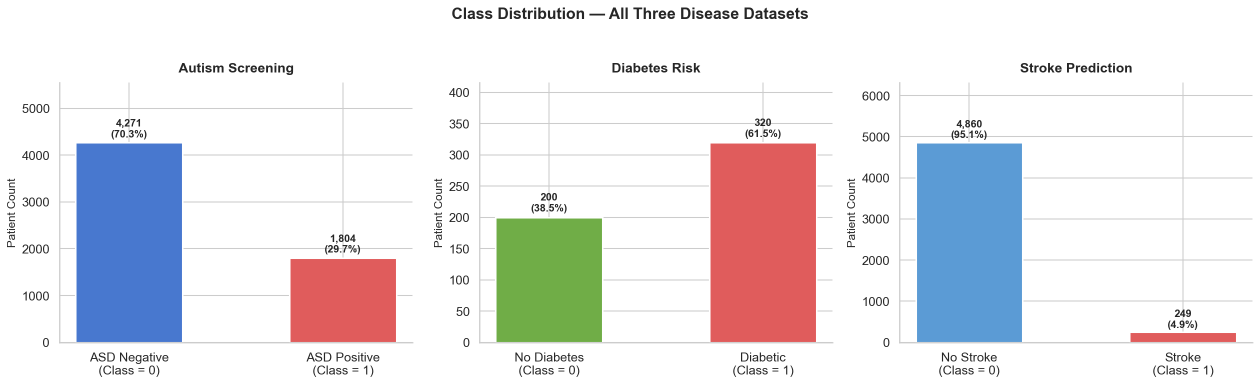
#> input picture reports/figures/01_class_distributions.png, 2520 x 769 px (shown at 1/2 size); its folder holds 5 pictures in this run
$ jupyter execute --allow-errors main.ipynb
#> lines starting #> are read from the running program, lines starting #| are printed output that depends on the picture
# 🏥 Early Disease Prediction Using Healthcare Data Warehouse
## Complete Project Dashboard — Medallion Data Architecture

This notebook presents the complete end-to-end data pipeline, strictly adhering to the **Medallion Data Architecture (Bronze 🥉 → Silver 🥈 → Gold 🥇)**.

| Layer / Phase | Script / Notebook | Description |
|---|---|---|
| **🥉 Bronze Layer** | `etl_pipeline/load_and_inspect.py` | Raw data ingestion & quality audit |
| **🥈 Silver Layer** | `etl_pipeline/clean.py` | ETL cleaning, imputation & standardisation |
| **🥇 Gold Layer** | `etl_pipeline/warehouse.py` | SQLite Star Schema Data Warehouse |
| **📊 EDA** | `eda/02_eda.ipynb` | Exploratory Data Analysis & Statistical Testing |
| **⚙️ Features** | `models/03_feature_engineering.ipynb` | SMOTE · Scaling · Stratified Splits |
| **🧠 ML Models** | `models/04_modeling.ipynb` | 5 Classifiers per disease (Decision Trees, Ensembles) |
| **🔍 SQL OLAP** | `warehouse/03_sql_analysis.ipynb` | 20 Analytical Queries (Roll-up, Slice, Dice) |

> **How to use this notebook:**
> Run every cell top-to-bottom with **Kernel → Restart & Run All**.
> The system is idempotent; if artifacts already exist, it will instantly load and display them to save time.

[cell 1]
import os, sys, warnings, subprocess, sqlite3, glob, time
warnings.filterwarnings('ignore')

import numpy  as np
import pandas as pd
import matplotlib.pyplot    as plt
import matplotlib.image     as mpimg
import matplotlib.gridspec  as gridspec
import seaborn  as sns
import joblib
from pathlib import Path

# ── Style ──────────────────────────────────────────────────────────────────
sns.set_theme(style='whitegrid', palette='muted', font_scale=1.1)
plt.rcParams.update({
    'figure.dpi'      : 110,
    'figure.facecolor': 'white',
    'axes.titleweight': 'bold',
    'axes.titlesize'  : 12,
})

# ── Paths ──────────────────────────────────────────────────────────────────
ROOT    = Path.cwd()
ETL     = ROOT / 'etl_pipeline'
CLEANED = ROOT / 'datasets'  / 'cleaned'
WH_DIR  = ROOT / 'warehouse'
EDA_DIR = ROOT / 'eda'
MDL_DIR = ROOT / 'models'
SAVED   = ROOT / 'models'    / 'saved'
FIGS    = ROOT / 'reports'   / 'figures'
DB      = WH_DIR / 'health_warehouse.db'

def run_script(script_path: Path) -> None:
    """Run a Python script and stream its stdout to the notebook cell."""
    result = subprocess.run(
        [sys.executable, str(script_path)],
        capture_output=False,
        text=True,
        encoding="utf-8",
        cwd=str(ROOT),
    )
    if result.returncode != 0:
        print(f"  [ERROR] {script_path.name} exited with code {result.returncode}")

def show_images(paths: list, cols: int = 3, figsize_per: float = 5.0) -> None:
    """Display a list of image files in a grid."""
    n    = len(paths)
    if n == 0:
        print("  No figures found.")
        return
    rows = (n + cols - 1) // cols
    fig, axes = plt.subplots(rows, cols,
                             figsize=(cols * figsize_per, rows * figsize_per))
    axes = np.array(axes).reshape(-1)
    for ax, path in zip(axes, paths):
        img = mpimg.imread(path)
        ax.imshow(img)
        ax.axis('off')
        ax.set_title(Path(path).stem.replace('_', ' '), fontsize=9, pad=4)
    for ax in axes[n:]:
        ax.axis('off')
    plt.tight_layout()
    plt.show()

print(f"ROOT : {ROOT}")
print()
print("Artefact check:")
checks = {
    'datasets/cleaned/autism_cleaned.csv'   : CLEANED / 'autism_cleaned.csv',
    'datasets/cleaned/diabetes_cleaned.csv' : CLEANED / 'diabetes_cleaned.csv',
    'datasets/cleaned/stroke_cleaned.csv'   : CLEANED / 'stroke_cleaned.csv',
    'warehouse/health_warehouse.db'         : DB,
    'models/saved/autism_artifacts.pkl'     : SAVED / 'autism_artifacts.pkl',
    'models/saved/stroke_artifacts.pkl'     : SAVED / 'stroke_artifacts.pkl',
    'models/saved/autism_best_model.pkl'    : SAVED / 'autism_best_model.pkl',
    'models/saved/stroke_best_model.pkl'    : SAVED / 'stroke_best_model.pkl',
}
all_ready = True
for label, path in checks.items():
    exists = path.exists()
    if not exists: all_ready = False
    print(f"  {'[OK]' if exists else '[MISSING]':<10} {label}")
print()
print("All artefacts present — you can run in READ-ONLY mode." if all_ready
      else "Some artefacts missing — run Phase sections below to generate them.")

---
## 🥉 Bronze Data Layer — Raw Data Ingestion & Audit

The **Bronze Layer** represents our data in its rawest form. Here, we ingest the three original CSV files (Autism, Diabetes, Stroke) and perform a comprehensive data quality audit — analyzing shapes, column types, and detecting missing values — **without modifying anything**. The raw files in `datasets/` act as our immutable source of truth.

[cell 2]
print("Running load_and_inspect.py ...")
print("-" * 60)
run_script(ETL / 'load_and_inspect.py')
#> (the call stopped at in run_script, `result = subprocess.run( [sys.executable, str(script_path)], capture_o..`: subprocess is not available in this run)

---
## 🥈 Silver Data Layer — ETL Cleaning & Standardisation

The **Silver Layer** transforms raw data into a clean, validated, and standardised format. Our ETL pipeline (`clean.py`) enforces strict cleaning rules and saves the refined data to `datasets/cleaned/`.

| Dataset | Key Transformations in Silver Layer |
|---|---|
| **Autism** | Fixed `Jauundice` typo · encoded binary features (yes/no → 1/0) · engineered `AQ_Score` |
| **Diabetes** | Encoded 14 text-based symptoms into binary flags · standardised target column |
| **Stroke** | Dropped surrogate `id` · **Age-bracket Grouped-Median BMI Imputation** to prevent age bias |

[cell 3]
if all(p.exists() for p in [CLEANED/'autism_cleaned.csv',
                              CLEANED/'diabetes_cleaned.csv',
                              CLEANED/'stroke_cleaned.csv']):
    print("Cleaned CSVs already exist — skipping re-run.")
    print("(Delete datasets/cleaned/ and re-run this cell to force re-cleaning.)")
else:
    print("Running clean.py ...")
    run_script(ETL / 'clean.py')
#> (the call stopped at in run_script, `result = subprocess.run( [sys.executable, str(script_path)], capture_o..`: subprocess is not available in this run)

print()
print("Cleaned dataset summary:")
summary_rows = []
for name, fname in [('Autism Screening', 'autism_cleaned.csv'),
                    ('Diabetes Risk',    'diabetes_cleaned.csv'),
                    ('Stroke Prediction','stroke_cleaned.csv')]:
    f  = CLEANED / fname
    if f.exists():
        df = pd.read_csv(f)
        pos = (df['Class'] == 1).sum()
        neg = (df['Class'] == 0).sum()
        summary_rows.append({
            'Dataset'        : name,
            'Rows'           : df.shape[0],
            'Cols'           : df.shape[1],
            'Positive (1)'   : pos,
            'Negative (0)'   : neg,
            'Pos %'          : f"{pos/len(df)*100:.1f}%",
            'Imbalance Ratio': f"1 : {neg/pos:.1f}",
            'Missing Cells'  : df.isnull().sum().sum(),
        })

pd.set_option('display.max_colwidth', 30)
#> (the rest of this cell did not finish here and is left out)

[cell 4]
# ── Quick sample view ────────────────────────────────────────────────────────
print("Sample rows from each cleaned dataset:")
for name, fname in [('Autism', 'autism_cleaned.csv'),
                    ('Diabetes', 'diabetes_cleaned.csv'),
                    ('Stroke', 'stroke_cleaned.csv')]:
    f = CLEANED / fname
    if f.exists():
        print(f"\n--- {name} ---")
        display(pd.read_csv(f).head(3))

---
## 🥇 Gold Data Layer — SQLite Star Schema Data Warehouse

The **Gold Layer** is our business-ready, analytical data warehouse. We implement a **Star Schema** using an SQLite database (`health_warehouse.db`). This layer powers all downstream EDA, ML, and OLAP queries.

### Architecture
```text
dim_patient (Dimension)  [PK: patient_id AUTOINCREMENT]
    ├── fact_autism      [FK → patient_id, 15 features + label]
    ├── fact_diabetes    [FK → patient_id, 14 symptoms + label]
    └── fact_stroke      [FK → patient_id,  9 features + label]
```

- **Data Integrity**: Enforced via `ON DELETE CASCADE`, explicit `CHECK (col IN (0,1))` constraints, and `NOT NULL`.
- **Performance**: 8 B-Tree indexes created on Foreign Keys and Target labels.

[cell 5]
if DB.exists():
    print("Warehouse already exists — skipping re-build.")
    print("(Delete warehouse/health_warehouse.db to force rebuild.)")
else:
    print("Running warehouse.py ...")
    run_script(ETL / 'warehouse.py')
#> (the call stopped at in run_script, `result = subprocess.run( [sys.executable, str(script_path)], capture_o..`: subprocess is not available in this run)

# ── Live stats from the DB ────────────────────────────────────────────────────
if DB.exists():
    conn = sqlite3.connect(DB)
    print()
    print("Live row counts from health_warehouse.db:")
    wh_rows = []
    for tbl, ttype in [('dim_patient','DIMENSION'),
                       ('fact_autism','FACT'),
                       ('fact_diabetes','FACT'),
                       ('fact_stroke','FACT')]:
        n    = conn.execute(f"SELECT COUNT(*) FROM {tbl}").fetchone()[0]
        cols = len(conn.execute(f"PRAGMA table_info({tbl})").fetchall())
        wh_rows.append({'Table': tbl, 'Type': ttype,
                        'Rows': f"{n:,}", 'Columns': cols})
    display(pd.DataFrame(wh_rows).set_index('Table'))

    # FK integrity
    orphans = {
        'fact_autism'  : "SELECT COUNT(*) FROM fact_autism   fa LEFT JOIN dim_patient dp ON fa.patient_id=dp.patient_id WHERE dp.patient_id IS NULL",
        'fact_diabetes': "SELECT COUNT(*) FROM fact_diabetes fd LEFT JOIN dim_patient dp ON fd.patient_id=dp.patient_id WHERE dp.patient_id IS NULL",
        'fact_stroke'  : "SELECT COUNT(*) FROM fact_stroke   fs LEFT JOIN dim_patient dp ON fs.patient_id=dp.patient_id WHERE dp.patient_id IS NULL",
    }
    print()
    print("Referential integrity (FK orphan check):")
    for tbl, sql in orphans.items():
        n = conn.execute(sql).fetchone()[0]
        print(f"  {'[PASS]' if n==0 else '[FAIL]'}  {tbl}: {n} orphans")

    conn.close()

---
## 📊 Exploratory Data Analysis (EDA)

With our Gold Layer established, we conduct deep exploratory analysis to understand feature distributions, class imbalances, and clinical correlations.

**Key Statistical Discoveries:**
- **Class Imbalance**: Stroke dataset presents a severe **19.5 : 1** imbalance.
- **Autism**: `AQ_Score` demonstrates near-perfect linear separability at the clinical threshold of 6.
- **Diabetes**: *Polyuria* and *Polydipsia* identified as the most dominant discriminators.
- **Stroke**: Age is the strongest predictor (mean 67.7 for stroke vs 43.2 for non-stroke).
- **Statistical Rigor**: Validated via 14 distinct statistical tests (Chi-square & Mann-Whitney U).

[cell 6]
# ── Show the 6 most important EDA figures ───────────────────────────────────
key_eda = [
    '01_class_distributions.png',
    '03_autism_aq10_item_heatmap.png',
    '05_autism_correlation_heatmap.png',
    '07_diabetes_symptom_prevalence.png',
    '09_stroke_continuous_boxplots.png',
    '14_statistical_significance.png',
]
paths = [str(FIGS / f) for f in key_eda if (FIGS / f).exists()]
if paths:
    print(f"Displaying {len(paths)} key EDA figures:")
    show_images(paths, cols=3, figsize_per=5.5)
#> in show_images, img is the input picture: shape (769, 2520, 4) float32; mean R, G, B, A 0.904, 0.896, 0.907, 1
#> the loop in show_images, `for ax in axes[n:]:` made 2 passes
#> in show_images, `plt.show()`:
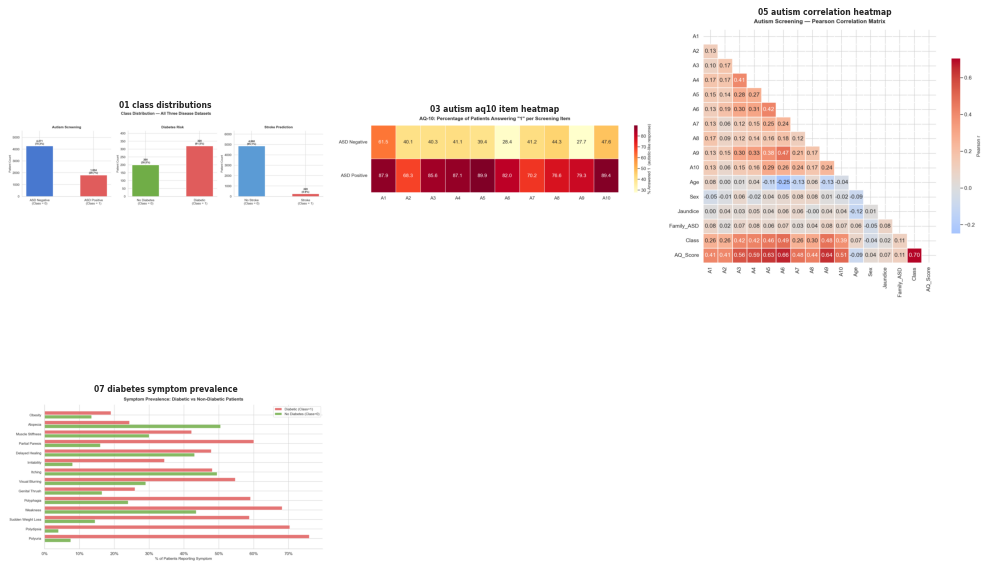
#> figure drawn by matplotlib, 4 panels
else:
    print("EDA figures not found. Run eda/02_eda.ipynb first.")

[cell 7]
# ── Full figure gallery (all EDA figures 01–14) ─────────────────────────────
all_eda_figs = sorted(
    [str(p) for p in FIGS.glob('*.png')
     if int(p.stem.split('_')[0]) <= 14],
    key=lambda x: int(Path(x).stem.split('_')[0])
)
if all_eda_figs:
    print(f"Full EDA Gallery — {len(all_eda_figs)} figures:")
    show_images(all_eda_figs, cols=4, figsize_per=4.5)
#> call 2 of show_images, with cols = 4, figsize_per = 4.5
#> the loop in show_images (call 2), `for ax in axes[n:]:` made 3 passes
#> in show_images (call 2), `plt.show()`:
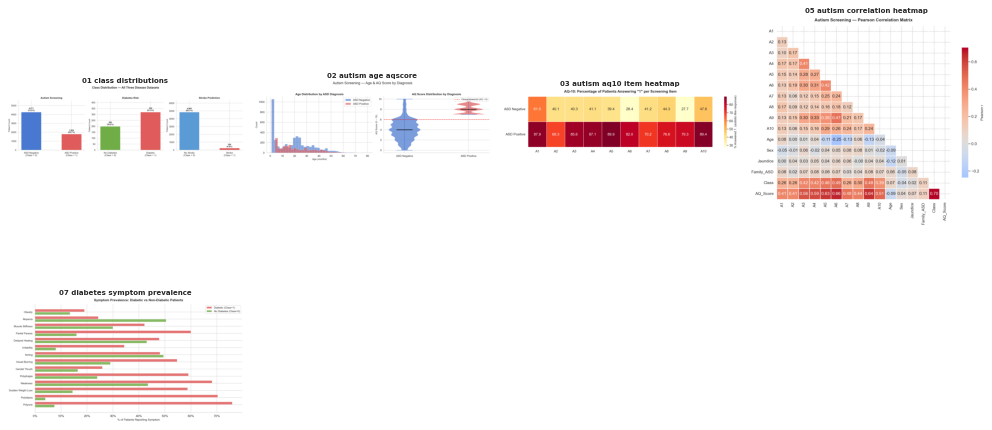
#> figure drawn by matplotlib, 5 panels
#> (the rest of the program and of its run is left out)
